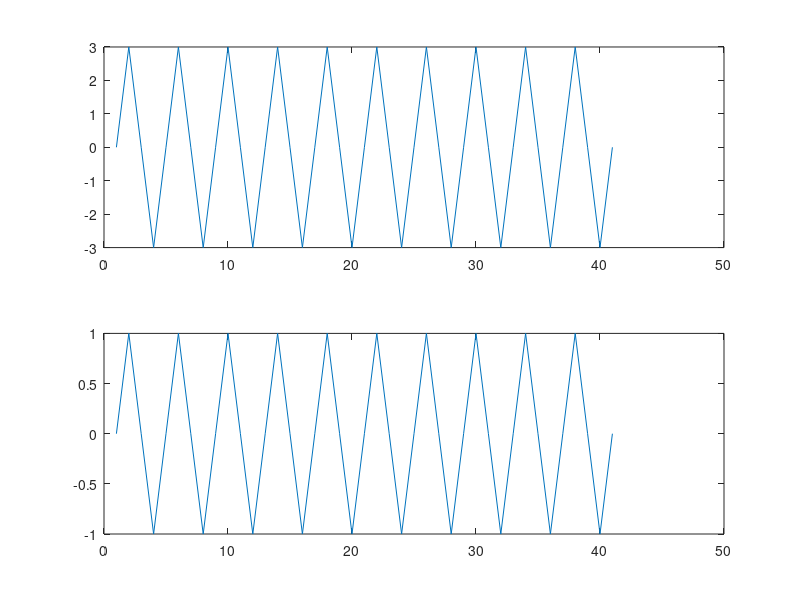

Here is the MATLAB script that generated this plot:
clc
clear all
close all
f1=input('Enter the first frequency, f1=');
f2=input('Enter the second frequency, f2=');
f3=input('Enter the third frequency, f3=');
fs=4*f3;
t=0:1/fs:10/f1;
x=sin(2*pi*f1*t);
y=sin(2*pi*f2*t);
z=sin(2*pi*f3*t);
s=x+y+z;
i=('Enter 1 to filter first frequency\nEnter 2 to filter second frequency\nEnter 3 to filter third frequency\n=');
wp=input('Enter passband frequency=');
ws=input('Enter stopband frequency=');
rp=input('Enter passband ripples in dB=');
rs=input('Enter stopband attenuation in dB=');
wc=(wp+ws)/2;
switch i
    case 1
        tw=ws-wp;
        N=ceil(6.2*pi/tw)+1;
        h=ideallpf(wc,N);
        for n=1:N
            w(n)=0.5*(1-cos(2*pi*(n-1)/(N-1)));
        end
        z=conv(s,y);
    case 2
        b=ws-wp;
        tw=mean(b);
        N=ceil(6.2*pi/tw)+1;
        h1=ideallpf(wc(1),N);
        h2=ideallpf(wc(2),N);
        for n=1:N
            w(n)=0.5*(1-cos(2*pi*(n-1)/(N-1)));
        end
        h=h2-h1;
        y=h.*w;
        z=conv(s,y);
    case 3
        tw=wp-ws;
        N=ceil(6.2*pi/tw)+1;
        h1=ideallpf(wc,N);
        ha=ideallpf(pi,N);
        for n=1:N
            w(n)=0.5*(1-cos(2*pi*(n-1)/(N-1)));
        end
        h=ha-h1;
        y=h.*w;
        z=conv(s,y);
end
subplot(2,1,1)
plot(s)
subplot(2,1,2)
plot(z)